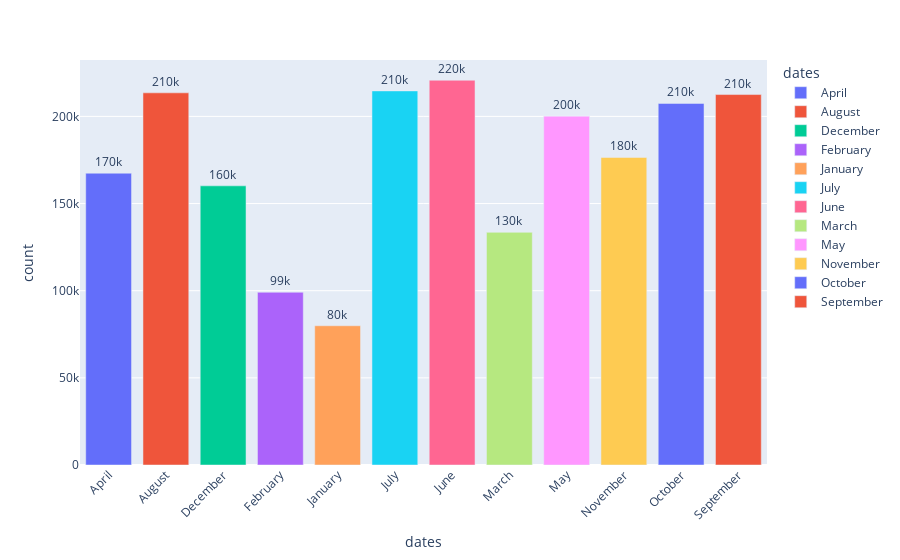

Here is the notebook cell this chart was saved with:
### Markdown cell above
# Monthly Cycle Usage

### Code cell
fig = px.bar(mon, x = 'dates', y = 'count', title='Monthly usage')

fig = px.bar(mon, x = 'dates', y = 'count', text='count', color='dates')
# Put bar total value above bars with 2 values of precision
fig.update_traces(texttemplate='%{text:.2s}', textposition='outside')
# Set fontsize and uniformtext_mode='hide' says to hide the text if it won't fit
fig.update_layout(uniformtext_minsize=8)
# Rotate labels 45 degrees
fig.update_layout(xaxis_tickangle=-45)
fig.show()

### Figure 1 — Plotly figure (JSON) as saved in the notebook; plotly's stock layout.template omitted (floating-point values rounded to 4 significant figures)
{"data": [{"alignmentgroup": "True", "hovertemplate": "dates=%{x}<br>count=%{text}<extra></extra>", "legendgroup": "April", "marker": {"color": "#636efa", "pattern": {"shape": ""}}, "name": "April", "offsetgroup": "April", "orientation": "v", "showlegend": true, "text": ["167402"], "textposition": "outside", "texttemplate": "%{text:.2s}", "type": "bar", "x": ["April"], "xaxis": "x", "y": [167402], "yaxis": "y"}, {"alignmentgroup": "True", "hovertemplate": "dates=%{x}<br>count=%{text}<extra></extra>", "legendgroup": "August", "marker": {"color": "#EF553B", "pattern": {"shape": ""}}, "name": "August", "offsetgroup": "August", "orientation": "v", "showlegend": true, "text": ["213516"], "textposition": "outside", "texttemplate": "%{text:.2s}", "type": "bar", "x": ["August"], "xaxis": "x", "y": [213516], "yaxis": "y"}, {"alignmentgroup": "True", "hovertemplate": "dates=%{x}<br>count=%{text}<extra></extra>", "legendgroup": "December", "marker": {"color": "#00cc96", "pattern": {"shape": ""}}, "name": "December", "offsetgroup": "December", "orientation": "v", "showlegend": true, "text": ["160160"], "textposition": "outside", "texttemplate": "%{text:.2s}", "type": "bar", "x": ["December"], "xaxis": "x", "y": [160160], "yaxis": "y"}, {"alignmentgroup": "True", "hovertemplate": "dates=%{x}<br>count=%{text}<extra></extra>", "legendgroup": "February", "marker": {"color": "#ab63fa", "pattern": {"shape": ""}}, "name": "February", "offsetgroup": "February", "orientation": "v", "showlegend": true, "text": ["99113"], "textposition": "outside", "texttemplate": "%{text:.2s}", "type": "bar", "x": ["February"], "xaxis": "x", "y": [99113], "yaxis": "y"}, {"alignmentgroup": "True", "hovertemplate": "dates=%{x}<br>count=%{text}<extra></extra>", "legendgroup": "January", "marker": {"color": "#FFA15A", "pattern": {"shape": ""}}, "name": "January", "offsetgroup": "January", "orientation": "v", "showlegend": true, "text": ["79884"], "textposition": "outside", "texttemplate": "%{text:.2s}", "type": "bar", "x": ["January"], "xaxis": "x", "y": [79884], "yaxis": "y"}, {"alignmentgroup": "True", "hovertemplate": "dates=%{x}<br>count=%{text}<extra></extra>", "legendgroup": "July", "marker": {"color": "#19d3f3", "pattern": {"shape": ""}}, "name": "July", "offsetgroup": "July", "orientation": "v", "showlegend": true, "text": ["214617"], "textposition": "outside", "texttemplate": "%{text:.2s}", "type": "bar", "x": ["July"], "xaxis": "x", "y": [214617], "yaxis": "y"}, {"alignmentgroup": "True", "hovertemplate": "dates=%{x}<br>count=%{text}<extra></extra>", "legendgroup": "June", "marker": {"color": "#FF6692", "pattern": {"shape": ""}}, "name": "June", "offsetgroup": "June", "orientation": "v", "showlegend": true, "text": ["220733"], "textposition": "outside", "texttemplate": "%{text:.2s}", "type": "bar", "x": ["June"], "xaxis": "x", "y": [220733], "yaxis": "y"}, {"alignmentgroup": "True", "hovertemplate": "dates=%{x}<br>count=%{text}<extra></extra>", "legendgroup": "March", "marker": {"color": "#B6E880", "pattern": {"shape": ""}}, "name": "March", "offsetgroup": "March", "orientation": "v", "showlegend": true, "text": ["133501"], "textposition": "outside", "texttemplate": "%{text:.2s}", "type": "bar", "x": ["March"], "xaxis": "x", "y": [133501], "yaxis": "y"}, {"alignmentgroup": "True", "hovertemplate": "dates=%{x}<br>count=%{text}<extra></extra>", "legendgroup": "May", "marker": {"color": "#FF97FF", "pattern": {"shape": ""}}, "name": "May", "offsetgroup": "May", "orientation": "v", "showlegend": true, "text": ["200147"], "textposition": "outside", "texttemplate": "%{text:.2s}", "type": "bar", "x": ["May"], "xaxis": "x", "y": [200147], "yaxis": "y"}, {"alignmentgroup": "True", "hovertemplate": "dates=%{x}<br>count=%{text}<extra></extra>", "legendgroup": "November", "marker": {"color": "#FECB52", "pattern": {"shape": ""}}, "name": "November", "offsetgroup": "November", "orientation": "v", "showlegend": true, "text": ["176440"], "textposition": "outside", "texttemplate": "%{text:.2s}", "type": "bar", "x": ["November"], "xaxis": "x", "y": [176440], "yaxis": "y"}, {"alignmentgroup": "True", "hovertemplate": "dates=%{x}<br>count=%{text}<extra></extra>", "legendgroup": "October", "marker": {"color": "#636efa", "pattern": {"shape": ""}}, "name": "October", "offsetgroup": "October", "orientation": "v", "showlegend": true, "text": ["207434"], "textposition": "outside", "texttemplate": "%{text:.2s}", "type": "bar", "x": ["October"], "xaxis": "x", "y": [207434], "yaxis": "y"}, {"alignmentgroup": "True", "hovertemplate": "dates=%{x}<br>count=%{text}<extra></extra>", "legendgroup": "September", "marker": {"color": "#EF553B", "pattern": {"shape": ""}}, "name": "September", "offsetgroup": "September", "orientation": "v", "showlegend": true, "text": ["212529"], "textposition": "outside", "texttemplate": "%{text:.2s}", "type": "bar", "x": ["September"], "xaxis": "x", "y": [212529], "yaxis": "y"}], "layout": {"barmode": "relative", "legend": {"title": {"text": "dates"}, "tracegroupgap": 0}, "margin": {"t": 60}, "uniformtext": {"minsize": 8}, "xaxis": {"anchor": "y", "categoryarray": ["April", "August", "December", "February", "January", "July", "June", "March", "May", "November", "October", "September"], "categoryorder": "array", "domain": [0, 1], "tickangle": -45, "title": {"text": "dates"}}, "yaxis": {"anchor": "x", "domain": [0, 1], "title": {"text": "count"}}}}
